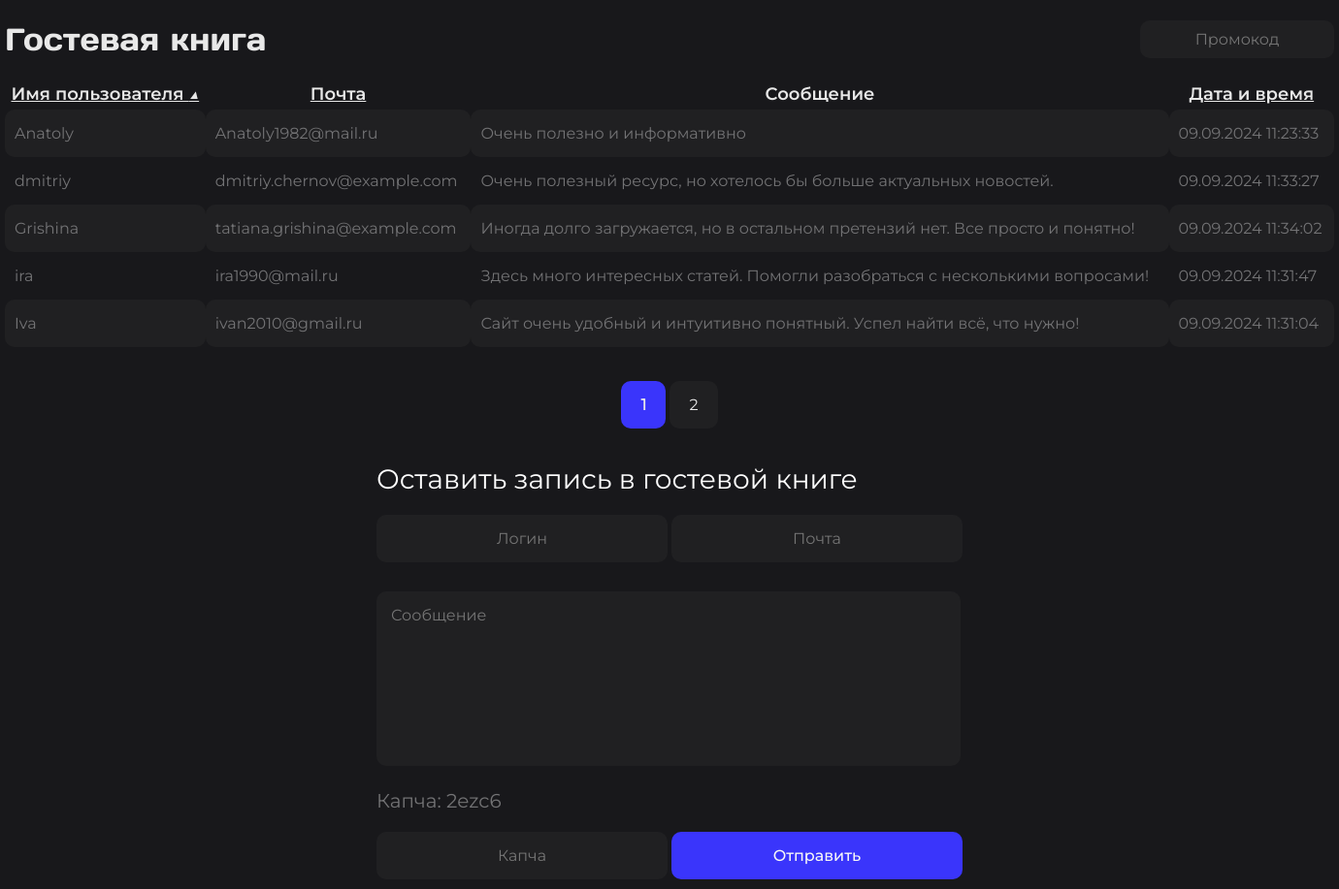
The app's page /?sort=username_asc with its own data.
### tables this page shows
CREATE TABLE `message` (
  `id` int NOT NULL,
  `username` varchar(255) NOT NULL,
  `email` varchar(255) NOT NULL,
  `description` varchar(255) NOT NULL,
  `date` varchar(255) NOT NULL,
  `ip` varchar(255) NOT NULL,
  `browser` varchar(255) NOT NULL
);

### index.php (the view, shortened to what this page needs)
<?php
    require_once "settings/system.php";
?>
<!DOCTYPE html>
<html lang="ru">
<head>
    <link rel="stylesheet" href="style/main.css">
</head>
<body>
    <div class="container">
        <div class="headerType">
            <p class="headerText">Гостевая книга</p>
            <form action="" method="POST">
                <input type="text" name="promo" placeholder="Промокод">
            </form>
        </div>
        <table>
            <thead>
                <thead>
                    <td><?php echo sort_link_th('Имя пользователя', 'username_asc', 'username_desc'); ?></td>
                    <td><?php echo sort_link_th('Почта', 'email_asc', 'email_desc'); ?></td>
                    <td>Сообщение</td>
                    <td><?php echo sort_link_th('Дата и время', 'date_asc', 'date_desc'); ?></td>
                </thead>
            </thead>
            <tbody>
                <?php
                    require_once "settings/connect.php";
                    $limit = 5;
                    $result = mysqli_query($db_server, "SELECT COUNT(*) as count FROM message");
                    $row = mysqli_fetch_assoc($result);
                    $total_records = $row['count'];
                    $total_pages = ceil($total_records / $limit);
                    $current_page = isset($_GET['page']) ? (int)$_GET['page'] : 1;
                    $offset = ($current_page - 1) * $limit;
                    $query = "SELECT * FROM message ORDER BY {$sort_sql} LIMIT $limit OFFSET $offset";
                    $result = mysqli_query($db_server, $query);
                    $unsit = "";
                    if($unsit == ""){
                        if(mysqli_num_rows($result)>0) {
                            while($row = mysqli_fetch_array($result, MYSQLI_ASSOC))
                            {
                                echo
                                    "<tr>
                                        <td>" . $row['username'] . "</td>
                                        <td>" . $row['email'] . "</td>
                                        <td>" . $row['description'] . "</td>
                                        <td>" . date("d.m.Y H:i:s", $row['date']) . "</td>
                                    </tr>";
                            }
                        }
                    }
                ?>
            </tbody>
        </table>
        <div class="pagination">
            <?php
                for ($i = 1; $i <= $total_pages; $i++) {
                    $sort_param = isset($_GET['sort']) ? '&sort=' . htmlspecialchars($sort) : '';
                    if ($i == $current_page) {
                        echo "<strong>$i</strong> ";
                    } else {
                        echo "<a href='?page=$i$sort_param'>$i</a> ";
                    }
                }
            ?>
        </div>
        <form action="" class="form" method="POST">
            <p>Оставить запись в гостевой книге</p>
            <input type="text" name="username" placeholder="Логин" required>
            <input type="email" name="email" placeholder="Почта" required>
            <br>
            <textarea name="description" class="description" placeholder="Сообщение" required></textarea>
            <p class="infotext">Капча: <?echo $_SESSION['captha']?></p>
            <input type="text" name="captcha" placeholder="Капча" required>
            <input type="submit" value="Отправить" name="but" class="but">
        </form>
        <?php
            exit();
        ?>

### style/main.css (style rules this page uses)
* { padding: 0; margin: 0; }
.container { width: 1370px; margin: 0 auto; }
body { background-color: #18181B; }
h2,p,a,strong,td,th { color: #E8E8E8; }
.headerType { display: flex; justify-content: space-between; align-items: center; margin-top: 20px; }
.headerType .headerText { font-family: days; font-size: 32px; }
.headerType form input { width: 200px; text-align: center; font-size: 16px; padding: 10px 0px; background-color: #202022; border-radius: 10px; border: none; color: #737375; font-family: Montserrat-Regular; outline: none; }
table { width: 100%; margin-top: 20px; border-collapse: collapse; }
table thead td { font-weight: bold; padding: 5px; font-family: Montserrat-SemiBold; text-align: center; font-size: 18px; }
table tbody td { padding: 15px 10px; text-align: left; color: #737375; border-radius: 10px; font-family: Montserrat-Regular; }
table tbody tr:nth-child(odd) { background-color: #202022; }
.pagination { margin: 50px 0px; font-family: Montserrat-Regular; text-align: center; }
.pagination a,strong { padding: 15px 20px; background-color: #202022; border-radius: 10px; text-decoration: none; transition: 0.3s; }
.pagination strong { background-color: #3A35FB; }
.form { margin-top: 100px; width: 604px; margin: 0 auto; }
.form p { color: #fff; font-size: 28px; font-family: Montserrat-Regular; }
.form input { width: 300px; text-align: center; font-size: 16px; padding: 15px 0px; background-color: #202022; border-radius: 10px; margin-bottom: 10px; border: none; color: #737375; font-family: Montserrat-Regular; outline: none; margin-top: 20px; }
.form textarea { margin: 20px 0px; width: 572px; height: 150px; padding: 15px; resize: none; border: none; outline: none; border-radius: 10px; color: #737375; font-family: Montserrat-Regular; background-color: #202022; font-size: 16px; }
.form .infotext { font-size: 20px; color: #737375; -webkit-touch-callout: none; -webkit-user-select: none; -khtml-user-select: none; -moz-user-select: none; -ms-user-select: none; user-select: none; }
.form .but { cursor: pointer; background-color: #3A35FB; margin-top: 10px; transition: all 0.8s; font-family: Montserrat-Medium; color: #F7F7F7; }

### records on screen
message: username "Anatoly", email "Anatoly1982@mail.ru", description "Очень полезно и информативно", date "09.09.2024 11:23:33"
message: username "dmitriy", email "dmitriy.chernov@example.com", description "Очень полезный ресурс, но хотелось бы больше актуальных новостей.", date "09.09.2024 11:33:27"
message: username "Grishina", email "tatiana.grishina@example.com", description "Иногда долго загружается, но в остальном претензий нет. Все просто и понятно!", date "09.09.2024 11:34:02"
message: username "ira", email "ira1990@mail.ru", description "Здесь много интересных статей. Помогли разобраться с несколькими вопросами!", date "09.09.2024 11:31:47"
message: username "Iva", email "ivan2010@gmail.ru", description "Сайт очень удобный и интуитивно понятный. Успел найти всё, что нужно!", date "09.09.2024 11:31:04"

### other values on screen
$title "Имя пользователя"
$title "Почта Дата и время"
$_SESSION['captha'] "2ezc6"
